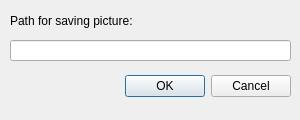
<?xml version="1.0" encoding="UTF-8"?>
<ui version="4.0">
 <class>Dialog</class>
 <widget class="QDialog" name="Dialog">
  <property name="geometry">
   <rect>
    <x>0</x>
    <y>0</y>
    <width>300</width>
    <height>120</height>
   </rect>
  </property>
  <property name="windowTitle">
   <string>Dialog</string>
  </property>
  <widget class="QDialogButtonBox" name="buttonBox">
   <property name="geometry">
    <rect>
     <x>0</x>
     <y>70</y>
     <width>291</width>
     <height>32</height>
    </rect>
   </property>
   <property name="orientation">
    <enum>Qt::Horizontal</enum>
   </property>
   <property name="standardButtons">
    <set>QDialogButtonBox::Cancel|QDialogButtonBox::Ok</set>
   </property>
  </widget>
  <widget class="QLabel" name="label">
   <property name="geometry">
    <rect>
     <x>10</x>
     <y>10</y>
     <width>221</width>
     <height>21</height>
    </rect>
   </property>
   <property name="text">
    <string>Path for saving picture:</string>
   </property>
  </widget>
  <widget class="QLineEdit" name="lineEdit">
   <property name="geometry">
    <rect>
     <x>10</x>
     <y>40</y>
     <width>281</width>
     <height>21</height>
    </rect>
   </property>
  </widget>
 </widget>
 <resources/>
 <connections>
  <connection>
   <sender>buttonBox</sender>
   <signal>accepted()</signal>
   <receiver>Dialog</receiver>
   <slot>accept()</slot>
   <hints>
    <hint type="sourcelabel">
     <x>248</x>
     <y>254</y>
    </hint>
    <hint type="destinationlabel">
     <x>157</x>
     <y>274</y>
    </hint>
   </hints>
  </connection>
  <connection>
   <sender>buttonBox</sender>
   <signal>rejected()</signal>
   <receiver>Dialog</receiver>
   <slot>reject()</slot>
   <hints>
    <hint type="sourcelabel">
     <x>316</x>
     <y>260</y>
    </hint>
    <hint type="destinationlabel">
     <x>286</x>
     <y>274</y>
    </hint>
   </hints>
  </connection>
 </connections>
</ui>
